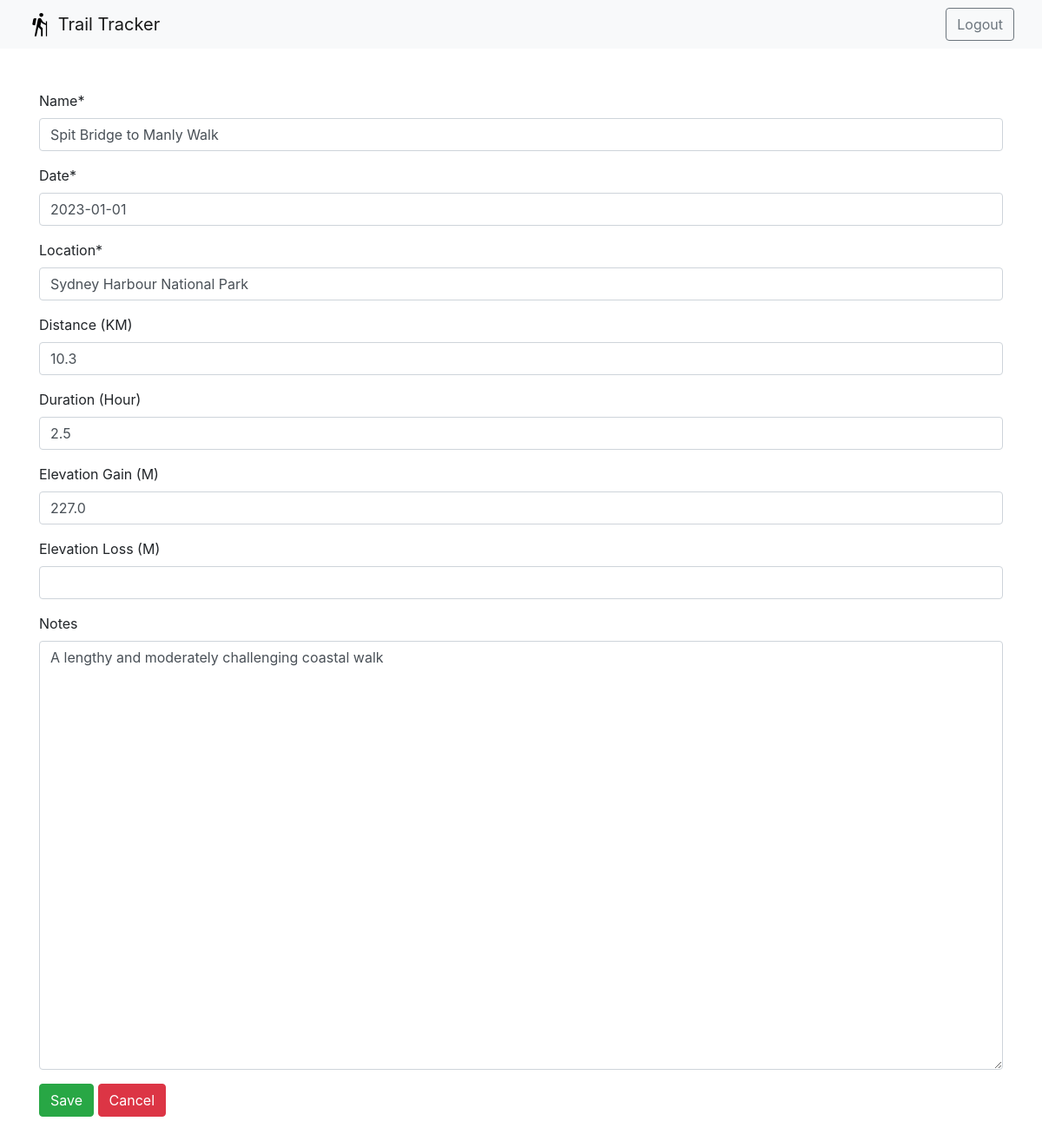
Screenshot of /trip/1/edit (signed in) with the database file from the repository.
### trip/models.py (models this page shows)
class Trip(models.Model):
    trip_name = models.CharField(max_length=50)
    trip_date = models.DateField()
    location = models.CharField(max_length=50)
    distance_kilometre = models.FloatField(blank=True, null=True)
    duration_hour = models.FloatField(blank=True, null=True)
    elevation_gain_metre = models.FloatField(blank=True, null=True)
    elevation_loss_metre = models.FloatField(blank=True, null=True)
    note = models.TextField(blank=True, null=True)

### trip/views.py (the view, shortened to what this page needs)
# urls.py: path('<int:id>/edit', views.edit_request, name='edit'),
@login_required
def edit_request(request, id):
    trip = Trip.objects.get(pk=id)
    if not trip:
        messages.error(request, 'Invalid trip')
        return redirect('trip:trip')
    if request.method != 'POST':
        form = TripForm(instance=trip)
        return render(
            request=request,
            template_name='edit.html',
            context={'trip_form':form}
        )

### trip/forms.py
class TripForm(forms.ModelForm):
	class Meta:
		model = Trip
		fields = (
			'trip_name',
			'trip_date',
			'location',
			'distance_kilometre',
			'duration_hour',
			'elevation_gain_metre',
			'elevation_loss_metre',
			'note',
		)
		widgets = {
            'note': forms.Textarea(attrs={"cols": 80, "rows": 20}),
        }
		labels = {
			'trip_name': _('Name'),
			'trip_date': _('Date'),
			'location': _('Location'),
			'distance_kilometre': _('Distance (KM)'),
			'duration_hour': _('Duration (Hour)'),
			'elevation_gain_metre': _('Elevation Gain (M)'),
			'elevation_loss_metre': _('Elevation Loss (M)'),
			'note': _('Notes'),
        }

### trip/templates/edit.html (shortened to what this page needs)
{% extends "header.html" %}
{% load crispy_forms_tags %}
{% block content %}
    <div class="container py-5">
        <form method="POST">
            {{ trip_form|crispy }}
            <button
                class="btn btn-success"
                type="submit"
            >
                Save
            </button>
            <a
                href="/trip"
                class="btn btn-danger"
            >
                Cancel
            </a>
        </form>
    </div>
{% endblock %}

### rows the page displays
Trip: trip_name "Spit Bridge to Manly Walk", trip_date "2023-01-01", location "Sydney Harbour National Park", distance_kilometre "10.3", duration_hour "2.5", elevation_gain_metre "227.0", note "A lengthy and moderately challenging coastal walk"
